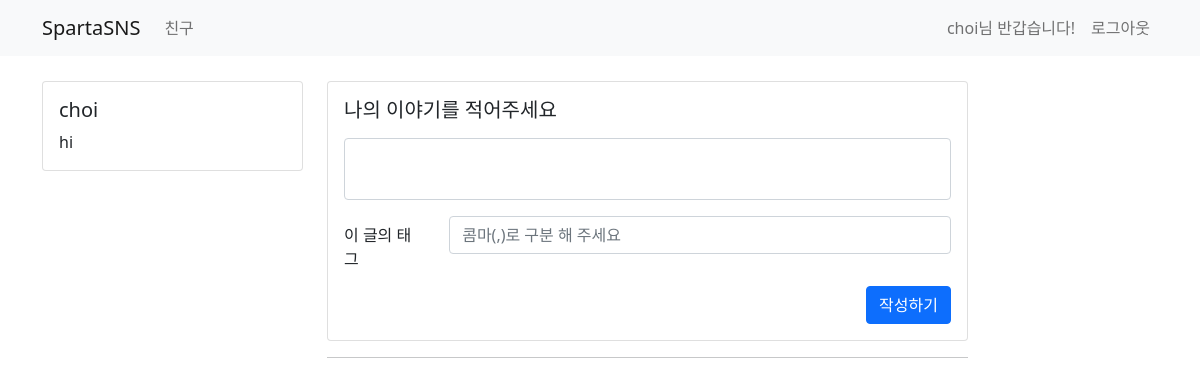
The page /tweet/ (signed in) on the database as committed earlier.
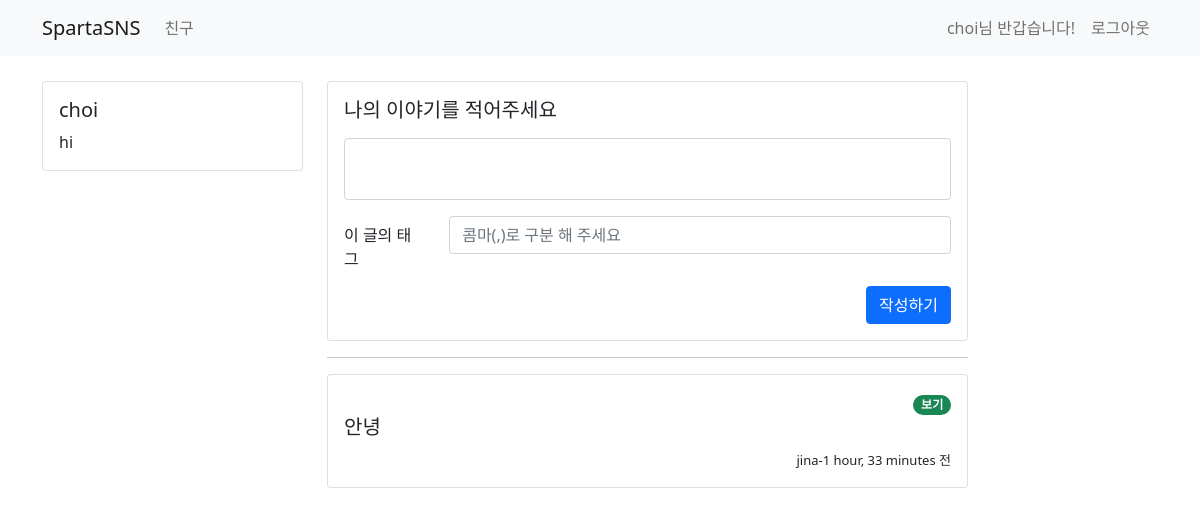
The same page on the database as committed later.
### user/models.py (models this page shows)
class UserModel(AbstractUser):
    class Meta:
        db_table = "my_user"
    bio = models.CharField(max_length=256, default='')
    follow = models.ManyToManyField(settings.AUTH_USER_MODEL,related_name='followee') # 사용자가 사용자를 팔로우

### tweet/models.py (models this page shows)
class TweetModel(models.Model):
    class Meta:
        db_table = "tweet"
    author = models.ForeignKey(UserModel, on_delete=models.CASCADE)
    content = models.CharField(max_length=256)
    tags = TaggableManager(blank=True)
    created_at = models.DateTimeField(auto_now_add=True)
    updated_at = models.DateTimeField(auto_now=True)

### tweet/views.py (the view, shortened to what this page needs)
# urls.py: path('', include('tweet.urls')),
def tweet(request):
    if request.method == 'GET':
        user = request.user.is_authenticated
        if user:
            all_tweet = TweetModel.objects.all().order_by('-created_at') # 시간 역순으로 저장 -
            return render(request,'tweet/home.html',{'tweet':all_tweet}) #dict 형태로 데이터 넘겨줌
        else:
            return redirect('/sign-in')

### templates/tweet/home.html (shortened to what this page needs)
{% extends 'base.html' %}
{% block content %}
    <div class="container timeline-container">
        <div class="row">
            <div class="col-md-3">
                <div class="card">
                    <div class="card-body">
                        <h5 class="card-title">{{ user.username }}</h5>
                        <p class="card-text"> {{ user.bio }}</p>
                    </div>
                </div>
            </div>
            <div class="col-md-7">
                <div class="row mb-2">
                    <div class="col-md-12">
                        <div class="card">
                            <div class="card-body">
                                <div class="media">
                                    <div class="media-body">
                                        <h5 class="mt-0">나의 이야기를 적어주세요</h5>
                                        <p>
                                        <form action="/tweet/" method="post">
                                            <div class="form-group mb-2">
                                                <textarea class="form-control" style="resize: none" name='my-content'
                                                          id="my-content"></textarea>
                                                <div class="mt-3 row">
                                                    <label for="tag"
                                                           class="col-sm-2 col-form-label">이 글의 태그</label>
                                                    <div class="col-sm-10">
                                                        <input type="text" class="form-control" name="tag" id="tag"
                                                               placeholder="콤마(,)로 구분 해 주세요">
                                                    </div>
                                                </div>
                                            </div>
                                            <button type="submit" class="btn btn-primary" style="float:right;">작성하기
                                            </button>
                                        </form>
                                        </p>
                                    </div>
                                </div>
                            </div>
                        </div>
                    </div>
                </div>
                <hr>
                <div class="row">
                    {% for tw in tweet %}
                        <div class="col-md-12 mb-2">
                            <div class="card">
                                <div class="card-body">
                                    <div style="text-align: right">
                                        <a href="/tweet/{{ tw.id }}">
                                            <span class="badge rounded-pill bg-success">보기</span>
                                        </a>
                                    </div>
                                    <div class="media">
                                        <div class="media-body">
                                            <h5 class="mt-0">{{ tw.content }}</h5>
                                        </div>
                                        <div style="text-align: right">
                                            <span style="font-size: small">{{ tw.author.username }}-{{ tw.created_at|timesince }} 전</span>
                                        </div>
                                    </div>
                                </div>
                            </div>
                        </div>
                    {% endfor %}
                </div>
            </div>
            <div class="col-md-2"></div>
        </div>
    </div>
{% endblock %}

### templates/base.html (shortened to what this page needs)
<!DOCTYPE html>
<html lang="en">
<head>
    <link href="https://cdn.jsdelivr.net/npm/bootstrap@5.0.0-beta3/dist/css/bootstrap.min.css" rel="stylesheet"
>
</head>
<body>
<nav class="navbar navbar-expand-lg navbar-light bg-light">
    <div class="container">
        <a class="navbar-brand" href="/">SpartaSNS</a>
        {% if user.is_authenticated %}
            <div class="collapse navbar-collapse" id="navbarSupportedContent">
                <ul class="navbar-nav mr-auto">
                    <li class="nav-item active">
                        <a class="nav-link" href="/user"> 친구 </a>
                    </li>
                </ul>
            </div>
        {% endif %}
        <form class="form-inline my-2 my-lg-0">
            {% if not user.is_authenticated %}
            <ul class="navbar-nav mr-auto">
                <li class="nav-item active">
                    <a class="nav-link" href="/sign-in"> Sign In <span class="sr-only"></span></a>
                </li>
                <li class="nav-item active">
                    <a class="nav-link" href="/sign-up"> Sign Up <span class="sr-only"></span></a>
                </li>
            </ul>
            {% else %}
            <ul class="navbar-nav mr-auto">
                <li class="nav-item disabled">
                    <span class="nav-link">
                        {{ user.username }}님 반갑습니다!
                    </span>
                </li>
                <li class="nav-item active">
                    <a class="nav-link" href="/logout"> 로그아웃 </a>
                </li>
            </ul>
            {% endif %}
        </form>
    </div>
</nav>
{% block content %}
{% endblock %}
</body>
</html>

### templates/base.html (style rules this page uses)
.timeline-container { margin-top : 25px }

Rows that differ between the two databases and show on the page:
added TweetModel: content "안녕", author.username "jina", created_at "1 hour, 33 minutes"
